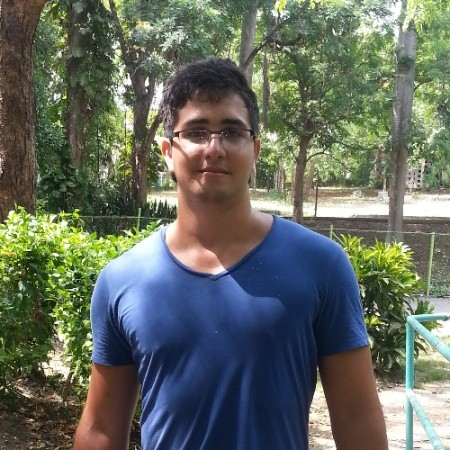
#> input picture assets/img/students/a_bellechasse.jpg, 450 x 450 px; its folder holds 4 pictures in this run
$ python resizer.py   (older library calls are emulated)
#> lines starting #> are read from the running program, lines starting #| are printed output that depends on the picture
import os
from PIL import Image

def flat( *nums ):
    'Build a tuple of ints from float or integer arguments. Useful because PIL crop and resize require integer points.'

    return tuple( int(round(n)) for n in nums )

class Size(object):
    def __init__(self, pair):
        self.width = float(pair[0])
        self.height = float(pair[1])

    @property
    def aspect_ratio(self):
        return self.width / self.height

    @property
    def size(self):
        return flat(self.width, self.height)

def cropped_thumbnail(img, size):
    '''
    Builds a thumbnail by cropping out a maximal region from the center of the original with
    the same aspect ratio as the target size, and then resizing. The result is a thumbnail which is
    always EXACTLY the requested size and with no aspect ratio distortion (although two edges, either
    top/bottom or left/right depending whether the image is too tall or too wide, may be trimmed off.)
    '''

    original = Size(img.size)
    target = Size(size)

    if target.aspect_ratio > original.aspect_ratio:
        # image is too tall: take some off the top and bottom
        scale_factor = target.width / original.width
        crop_size = Size( (original.width, target.height / scale_factor) )
        top_cut_line = (original.height - crop_size.height) / 2
        img = img.crop( flat(0, top_cut_line, crop_size.width, top_cut_line + crop_size.height) )
    elif target.aspect_ratio < original.aspect_ratio:
        # image is too wide: take some off the sides
        scale_factor = target.height / original.height
        crop_size = Size( (target.width/scale_factor, original.height) )
        side_cut_line = (original.width - crop_size.width) / 2
        img = img.crop( flat(side_cut_line, 0,  side_cut_line + crop_size.width, crop_size.height) )

    return img.resize(target.size, Image.ANTIALIAS)

print('hi')

for img in os.listdir("."):
    if img.endswith(".jpg") or img.endswith(".png") or img.endswith(".jpeg"):
        print(f'Processing {img}')
        image = Image.open(img)
#> image is the input picture: PIL image 450x450 RGB; mean R, G, B 100.2, 106.9, 95.5
        resized = cropped_thumbnail(image, (256, 256))
#> in cropped_thumbnail, `return img.resize(target.size, Image.ANTIALIAS)`:
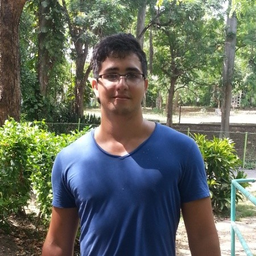
#> returned value: PIL image 256x256 RGB; mean R, G, B 100.2, 106.8, 95.5
        print(resized.size)
#| (256, 256)
        resized.save(img)
    else:
        print(f'[ERROR] Skipping {img}')
#> pass 2 of the loop `for img in os.listdir("."):`:
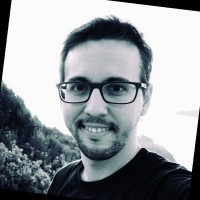
#> input picture assets/img/students/a_coto.jpg, 200 x 200 px
#> image is the input picture: PIL image 200x200 RGB; mean R, G, B 147.5, 152.1, 156
#> in cropped_thumbnail (call 2), `return img.resize(target.size, Image.ANTIALIAS)`:
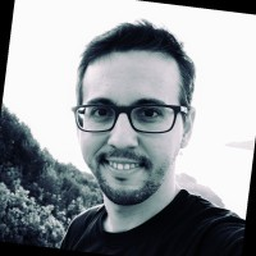
#> returned value: PIL image 256x256 RGB; mean R, G, B 147.5, 152.2, 156
#| (256, 256)
